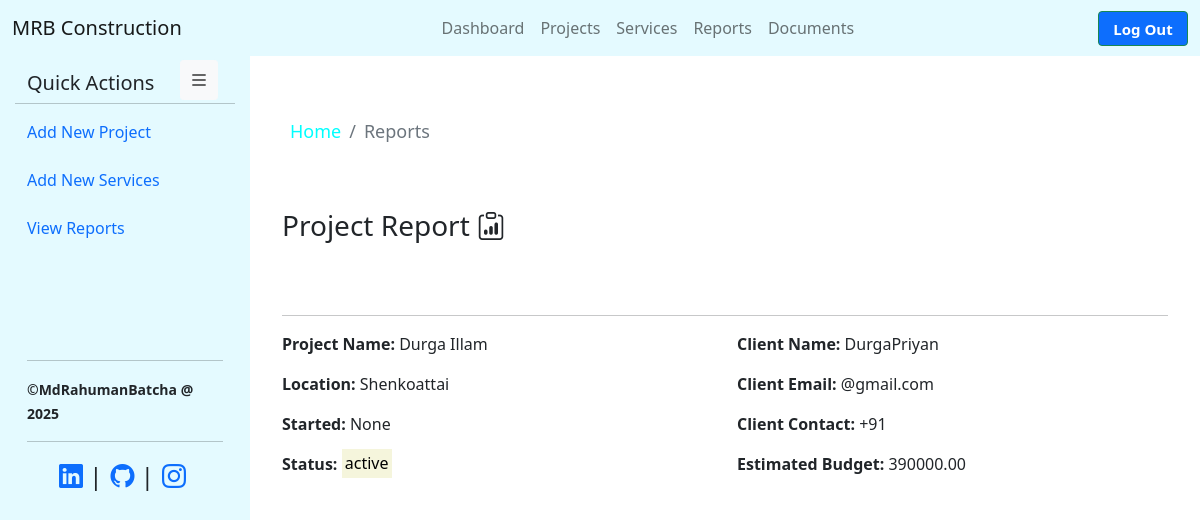
The app's page /reports/11 with its own data.
### My_app/models.py (models this page shows, shortened)
class Project(models.Model):
    project_name = models.CharField(max_length=100)
    client_name = models.CharField(max_length=100)
    client_contact = models.CharField(max_length=20, default='+91')
    client_mail = models.EmailField(max_length=50, default='@gmail.com')
    project_location = models.CharField(max_length=30)
    project_description = models.TextField(max_length=60, default='N/A')
    budget = models.DecimalField(max_digits=10, decimal_places=2)
    status = models.CharField(max_length=15, choices=[
         ('active', 'Active'), #In Progress
         ('pending', 'Pending'),
         ('not_started', 'Not Started'),
         ('completed', 'Completed')
     ], default='active')
    starting_date = models.DateField(null=True,blank = True)
    ending_date = models.DateField(null=True,blank = True)

### My_app/views.py (the view)
# urls.py: path('reports/<int:project_id>',  reports, name='reports'),
def reports(request, project_id):
    projects = Project.objects.get(id = project_id)
    breadCrumb = { 'val' : 'Reports'}
    return render(request, 'reports.html', {'breadcrumb': breadCrumb, 'project' : projects})

### templates/reports.html (shortened to what this page needs)
{% extends 'base.html' %}
{% block content %}
<nav aria-label="breadcrumb" style="--bs-breadcrumb-divider:'/'; margin-top:50px" class="b-crumb">
    <ol class="breadcrumb">
      <li class="breadcrumb-item"><a href="/admin_panel">Home</a></li>
      <li class="breadcrumb-item active" aria-current="page">{{breadcrumb.val}}</li>
    </ol>
  </nav><br><br>
<div class="container section-title w">
  <h3>Project Report <i class="bi bi-clipboard-data"></i> </h3><br><br><hr>
    <div class="row">
      <div class="col-lg-6">
          <p><strong>Project Name: </strong>{{project.project_name}}</p>
          <p><strong>Location: </strong>{{project.project_location}}</p>
          <p><strong>Started: </strong>{{project.starting_date}}</p>
          <p><strong>Status: </strong><mark style="background-color:beige;">{{project.status}}</mark></p>
      </div>
      <div class="col-lg-6">
          <p><strong>Client Name: </strong>{{project.client_name}}</p>
          <p><strong>Client Email: </strong>{{project.client_mail}}</p>
          <p><strong>Client Contact: </strong>{{project.client_contact}}</p>
          <p><strong>Estimated Budget: </strong>{{project.budget}}</p>
      </div>
    </div>
{% endblock %}

### static/css/admin.css (style rules this page uses)
body { display: flex; font-family: var(--bs-font-sans-serif); background-color: #84c0ec; }

### templates/base.html (style rules this page uses)
.b-crumb { margin-left: 20px; font-size: 18px; }
.b-crumb a { color: aqua; text-decoration: none; }
.b-crumb .active { color:#6c757d; }

### records on screen
Project: project_name "Durga Illam", project_location "Shenkoattai", starting_date "None", status "active", client_name "DurgaPriyan", client_mail "@gmail.com", client_contact "+91", budget "390000.00"

### other values on screen
{{ breadcrumb.val }} "Reports"
